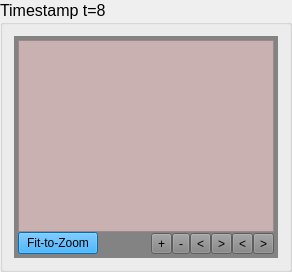
                <widget class="QGroupBox" name="groupBox_time22">
                 <property name="sizePolicy">
                  <sizepolicy hsizetype="Expanding" vsizetype="Preferred">
                   <horstretch>0</horstretch>
                   <verstretch>0</verstretch>
                  </sizepolicy>
                 </property>
                 <property name="font">
                  <font>
                   <pointsize>12</pointsize>
                   <bold>false</bold>
                  </font>
                 </property>
                 <property name="title">
                  <string>Timestamp t=8</string>
                 </property>
                 <layout class="QGridLayout" name="gridLayout_95">
                  <item row="0" column="0" colspan="2">
                   <widget class="QFrame" name="frame_25">
                    <property name="minimumSize">
                     <size>
                      <width>0</width>
                      <height>200</height>
                     </size>
                    </property>
                    <property name="styleSheet">
                     <string notr="true">border-color: rgb(170, 170, 170);
background-color: rgb(131, 131, 131);
</string>
                    </property>
                    <property name="frameShape">
                     <enum>QFrame::NoFrame</enum>
                    </property>
                    <layout class="QGridLayout" name="gridLayout_96">
                     <property name="leftMargin">
                      <number>4</number>
                     </property>
                     <property name="topMargin">
                      <number>4</number>
                     </property>
                     <property name="rightMargin">
                      <number>4</number>
                     </property>
                     <property name="bottomMargin">
                      <number>4</number>
                     </property>
                     <property name="spacing">
                      <number>0</number>
                     </property>
                     <item row="1" column="0" rowspan="2">
                      <widget class="QPushButton" name="fit_to_zoom_data22">
                       <property name="styleSheet">
                        <string notr="true">
background-color: rgb(0, 153, 255);</string>
                       </property>
                       <property name="text">
                        <string>Fit-to-Zoom</string>
                       </property>
                       <property name="autoDefault">
                        <bool>false</bool>
                       </property>
                       <property name="default">
                        <bool>false</bool>
                       </property>
                       <property name="flat">
                        <bool>false</bool>
                       </property>
                      </widget>
                     </item>
                     <item row="0" column="0" colspan="8">
                      <widget class="QVTKRenderWindowInteractor" name="vtkWidget_data22">
                       <property name="styleSheet">
                        <string notr="true">background-color: rgb(200, 177, 176);</string>
                       </property>
                      </widget>
                     </item>
                     <item row="2" column="7">
                      <layout class="QHBoxLayout" name="horizontalLayout_29">
                       <item>
                        <widget class="QToolButton" name="go_down_data21_2">
                         <property name="text">
                          <string>&lt;</string>
                         </property>
                         <property name="icon">
                          <iconset theme="QIcon::ThemeIcon::GoDown"/>
                         </property>
                        </widget>
                       </item>
                       <item>
                        <widget class="QToolButton" name="go_up_data22">
                         <property name="text">
                          <string>&gt;</string>
                         </property>
                         <property name="icon">
                          <iconset theme="QIcon::ThemeIcon::GoUp"/>
                         </property>
                        </widget>
                       </item>
                       <item>
                        <widget class="QToolButton" name="go_left_data22">
                         <property name="text">
                          <string>&lt;</string>
                         </property>
                        </widget>
                       </item>
                       <item>
                        <widget class="QToolButton" name="go_right_data22">
                         <property name="text">
                          <string>&gt;</string>
                         </property>
                        </widget>
                       </item>
                      </layout>
                     </item>
                     <item row="2" column="6">
                      <layout class="QHBoxLayout" name="horizontalLayout_30">
                       <item>
                        <widget class="QToolButton" name="zoom_in_data22">
                         <property name="text">
                          <string>+</string>
                         </property>
                         <property name="iconSize">
                          <size>
                           <width>14</width>
                           <height>16</height>
                          </size>
                         </property>
                        </widget>
                       </item>
                       <item>
                        <widget class="QToolButton" name="zoom_out_data22">
                         <property name="text">
                          <string>-</string>
                         </property>
                        </widget>
                       </item>
                      </layout>
                     </item>
                    </layout>
                   </widget>
                  </item>
                 </layout>
                </widget>
